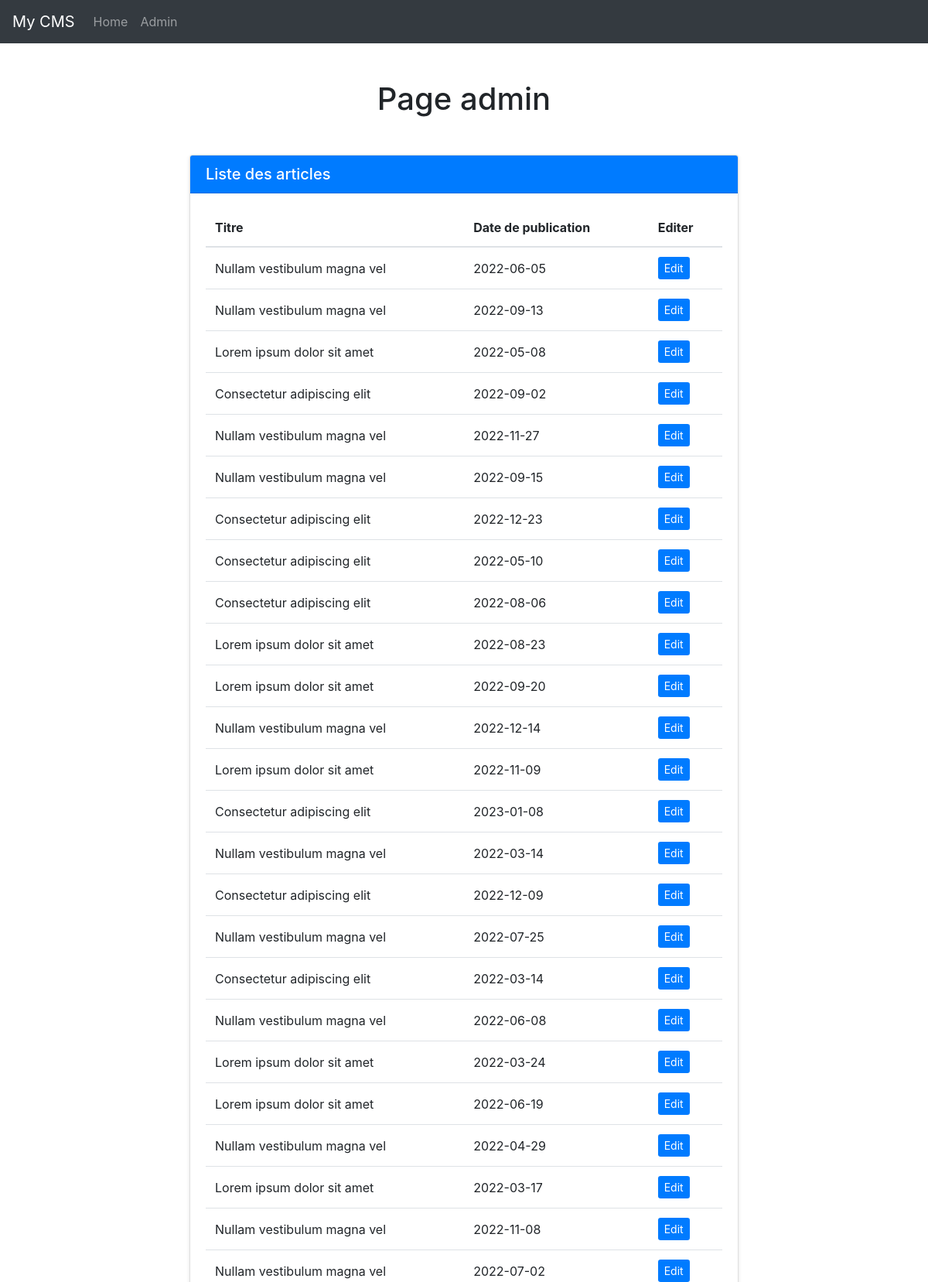
The page /admin (upper part) on the database its author committed.
### tables this page shows
CREATE TABLE article
(
    id               integer primary key,
    titre            varchar(100),
    identifiant      varchar(50),
    auteur           varchar(100),
    date_publication text,
    paragraphe       varchar(500)
);

### app.py (the view)
@app.route('/admin')
def admin():
    conn = sqlite3.connect('db/infoArticle.db')
    c = conn.cursor()
    c.execute("SELECT * FROM article")
    articles = c.fetchall()
    conn.close()
    return render_template('admin.html', articles=articles)

### templates/admin.html (shortened to what this page needs)
{% extends 'base.html' %}
{% block content %}
    <div class="container mt-5">
        <h1 class="text-center mb-5">Page admin</h1>
        <div class="row">
            <div class="col-lg-8 mx-auto">
                <div class="card">
                    <div class="card-header bg-primary text-white">
                        <h5 class="m-0">Liste des articles</h5>
                    </div>
                    <div class="card-body">
                        <table class="table table-hover">
                            <thead>
                            <tr>
                                <th>Titre</th>
                                <th>Date de publication</th>
                                <th>Editer</th>
                            </tr>
                            </thead>
                            <tbody>
                            {% for article in articles %}
                                <tr>
                                    <td>{{ article[1] }}</td>
                                    <td>{{ article[4] }}</td>
                                    <td><a href="{{ url_for('admin_edit', identifier=article[2]) }}"
                                           class="btn btn-sm btn-primary">Edit</a></td>
                                </tr>
                            {% endfor %}
                            </tbody>
                        </table>
                    </div>
                </div>
            </div>
        </div>
    </div>
{% endblock %}

### templates/admin.html (style rules this page uses)
.card { box-shadow: 0 2px 5px rgba(0, 0, 0, 0.1); background-color: #fff; }
.card-header h5 { margin: 0; }
.table th { border-top: none; }
.table td { vertical-align: middle; }
.btn-primary { background-color: #007bff; border: none; }
@media (min-width: 768px) { .card { margin-bottom: 1rem; } }

### rows shown on the page
article: titre "Nullam vestibulum magna vel", date_publication "2022-06-05"
article: titre "Nullam vestibulum magna vel", date_publication "2022-09-13"
article: titre "Lorem ipsum dolor sit amet", date_publication "2022-05-08"
article: titre "Consectetur adipiscing elit", date_publication "2022-09-02"
article: titre "Nullam vestibulum magna vel", date_publication "2022-11-27"
article: titre "Nullam vestibulum magna vel", date_publication "2022-09-15"
article: titre "Consectetur adipiscing elit", date_publication "2022-12-23"
article: titre "Consectetur adipiscing elit", date_publication "2022-05-10"
article: titre "Consectetur adipiscing elit", date_publication "2022-08-06"
article: titre "Lorem ipsum dolor sit amet", date_publication "2022-08-23"
article: titre "Lorem ipsum dolor sit amet", date_publication "2022-09-20"
article: titre "Nullam vestibulum magna vel", date_publication "2022-12-14"
article: titre "Lorem ipsum dolor sit amet", date_publication "2022-11-09"
article: titre "Consectetur adipiscing elit", date_publication "2023-01-08"
article: titre "Nullam vestibulum magna vel", date_publication "2022-03-14"
article: titre "Consectetur adipiscing elit", date_publication "2022-12-09"
article: titre "Nullam vestibulum magna vel", date_publication "2022-07-25"
article: titre "Consectetur adipiscing elit", date_publication "2022-03-14"
article: titre "Nullam vestibulum magna vel", date_publication "2022-06-08"
article: titre "Lorem ipsum dolor sit amet", date_publication "2022-03-24"
article: titre "Lorem ipsum dolor sit amet", date_publication "2022-06-19"
article: titre "Nullam vestibulum magna vel", date_publication "2022-04-29"
article: titre "Lorem ipsum dolor sit amet", date_publication "2022-03-17"
article: titre "Nullam vestibulum magna vel", date_publication "2022-11-08"
article: titre "Nullam vestibulum magna vel", date_publication "2022-07-02"
